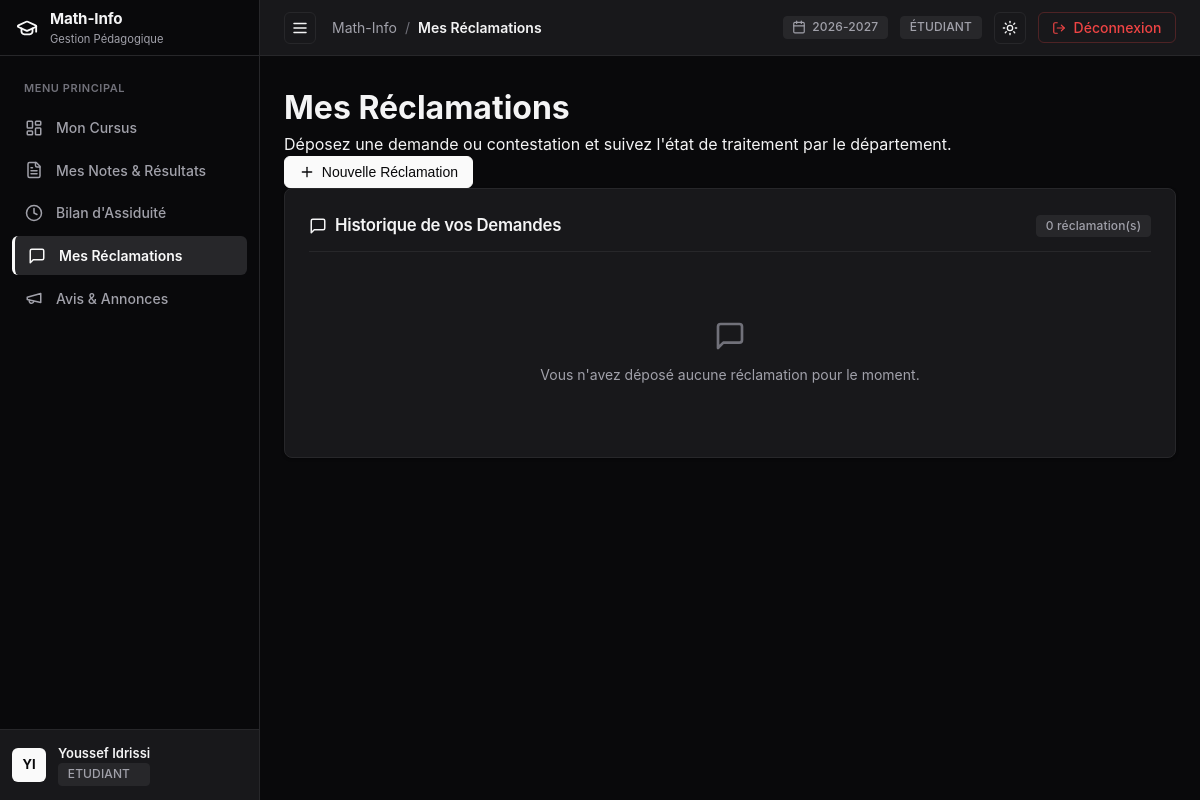
The page /etudiant/reclamations (signed in) on the database as committed earlier.
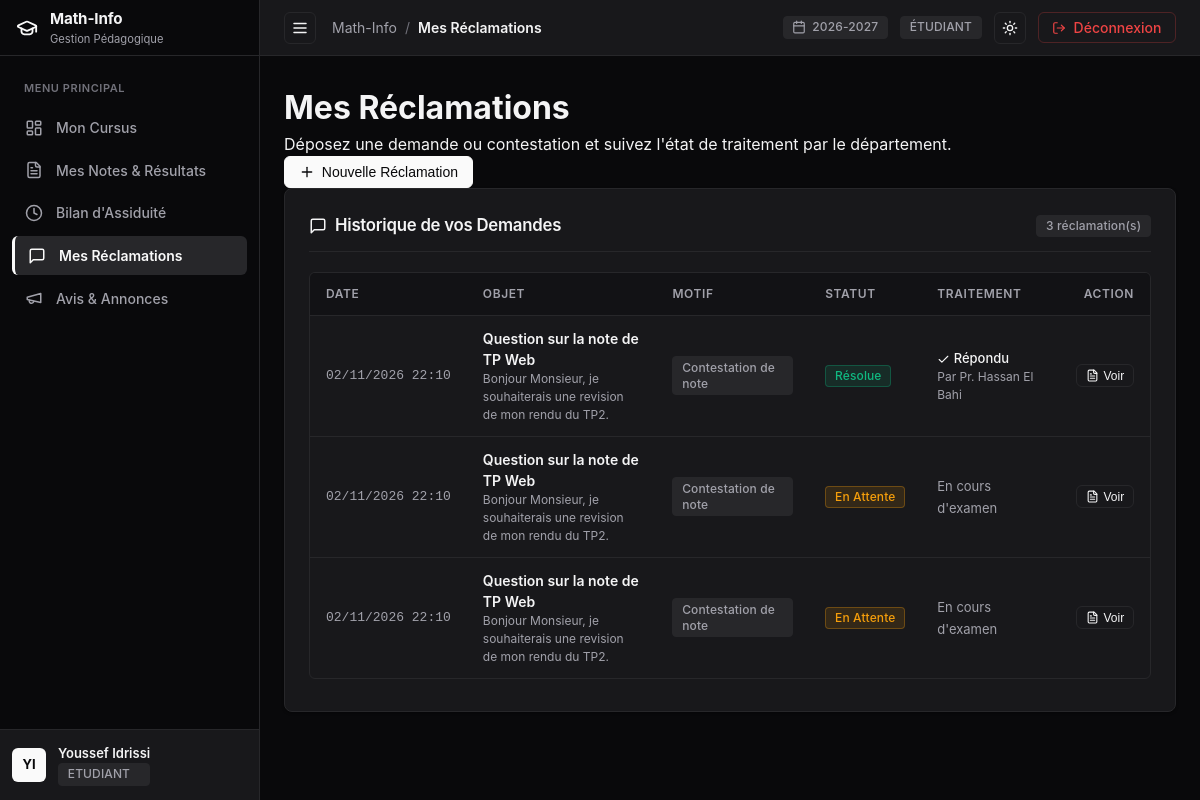
The same page on the database as committed later.
### tables this page shows
CREATE TABLE `reclamations` (
  `idReclamation` int NOT NULL AUTO_INCREMENT,
  `idEtudiant` int NOT NULL,
  `motif` varchar(120) NOT NULL,
  `objet` varchar(180) NOT NULL,
  `message` text NOT NULL,
  `statut` enum('EN_ATTENTE','EN_COURS','RESOLUE','REJETEE') NOT NULL DEFAULT 'EN_ATTENTE',
  `reponse` text,
  `idRepondeur` int DEFAULT NULL,
  `dateCreation` datetime NOT NULL DEFAULT CURRENT_TIMESTAMP,
  `dateReponse` datetime DEFAULT NULL,
  PRIMARY KEY (`idReclamation`),
  KEY `fk_reclamation_etudiant` (`idEtudiant`),
  KEY `fk_reclamation_repondeur` (`idRepondeur`),
  CONSTRAINT `fk_reclamation_etudiant` FOREIGN KEY (`idEtudiant`) REFERENCES `etudiants` (`idUtilisateur`) ON DELETE CASCADE,
  CONSTRAINT `fk_reclamation_repondeur` FOREIGN KEY (`idRepondeur`) REFERENCES `utilisateurs` (`idUtilisateur`) ON DELETE SET NULL
);

CREATE TABLE `utilisateurs` (
  `idUtilisateur` int NOT NULL AUTO_INCREMENT,
  `nom` varchar(100) NOT NULL,
  `prenom` varchar(100) NOT NULL,
  `email` varchar(150) NOT NULL,
  `motDePasse` varchar(255) NOT NULL,
  `role` enum('ADMIN','ENSEIGNANT','ETUDIANT') NOT NULL,
  `dateCreation` timestamp NULL DEFAULT CURRENT_TIMESTAMP,
  PRIMARY KEY (`idUtilisateur`),
  UNIQUE KEY `email` (`email`)
);

### src/Controllers/Controller.php (called while the page is built, shortened)
<?php
abstract class Controller {
    protected function render(string $view, array $data = [], ?string $layout = 'main'): void {
        $viewFile = __DIR__ . '/../Views/' . str_replace('.', '/', $view) . '.php';
        extract($data);
        require $viewFile;
    }
}

### src/Controllers/EtudiantController.php (called while the page is built, shortened)
<?php
class EtudiantController extends Controller {
    public function reclamations(): void {
        $user = Auth::user();
        $reclamations = Reclamation::getByEtudiant($user->getId());
        $this->render('etudiant.reclamations', [
            'title'        => 'Mes Réclamations',
            'user'         => $user,
            'reclamations' => $reclamations,
            'csrfToken'    => Auth::csrfToken(),
            'activeNav'    => 'reclamations',
        ]);
    }
}

### public/index.php (called while the page is built, shortened)
<?php
$router = new Router();
$router->get('/', function () {
    if (Auth::check()) {
        Auth::redirectToDashboard();
    } else {
        header('Location: /login');
        exit;
    }
});
$router->get('/login', [AuthController::class, 'showLogin']);
$router->post('/login', [AuthController::class, 'login']);
$router->get('/logout', [AuthController::class, 'logout']);
$router->post('/logout', [AuthController::class, 'logout']);
$router->get('/admin/dashboard', [AdminController::class, 'dashboard']);
$router->get('/admin/filieres', [AdminController::class, 'filieres']);
$router->post('/admin/filieres/create', [AdminController::class, 'createFiliere']);
$router->post('/admin/filieres/edit', [AdminController::class, 'editFiliere']);
$router->post('/admin/filieres/delete', [AdminController::class, 'deleteFiliere']);
$router->get('/admin/modules', [AdminController::class, 'modules']);
$router->post('/admin/modules/create', [AdminController::class, 'createModule']);
$router->post('/admin/modules/edit', [AdminController::class, 'editModule']);
$router->post('/admin/modules/assign-teacher', [AdminController::class, 'assignTeacher']);
$router->post('/admin/modules/delete', [AdminController::class, 'deleteModule']);
$router->get('/admin/utilisateurs', [AdminController::class, 'utilisateurs']);
$router->post('/admin/utilisateurs/create', [AdminController::class, 'createUser']);
$router->post('/admin/utilisateurs/edit', [AdminController::class, 'editUser']);
$router->post('/admin/utilisateurs/delete', [AdminController::class, 'deleteUser']);
$router->get('/admin/inscriptions', [AdminController::class, 'inscriptions']);
$router->post('/admin/inscriptions/create', [AdminController::class, 'createInscription']);
$router->post('/admin/inscriptions/edit', [AdminController::class, 'editInscription']);
$router->post('/admin/inscriptions/status', [AdminController::class, 'updateInscriptionStatus']);
$router->post('/admin/inscriptions/delete', [AdminController::class, 'deleteInscription']);
$router->get('/admin/annonces', [AdminController::class, 'annonces']);
$router->post('/admin/annonces/create', [AdminController::class, 'createAnnonce']);
$router->post('/admin/annonces/edit', [AdminController::class, 'editAnnonce']);
$router->post('/admin/annonces/delete', [AdminController::class, 'deleteAnnonce']);
$router->get('/admin/audit', [AdminController::class, 'audit']);
$router->get('/admin/reclamations', [AdminController::class, 'reclamations']);
$router->post('/admin/reclamations/repondre', [AdminController::class, 'repondreReclamation']);
$router->get('/enseignant/dashboard', [EnseignantController::class, 'dashboard']);
$router->get('/enseignant/modules', [EnseignantController::class, 'modules']);
$router->get('/enseignant/notes', [EnseignantController::class, 'notesIndex']);
$router->get('/enseignant/seances', [EnseignantController::class, 'seancesIndex']);
$router->get('/enseignant/modules/{id}/etudiants', [EnseignantController::class, 'etudiants']);
$router->get('/enseignant/modules/{id}/notes', [EnseignantController::class, 'notes']);
$router->post('/enseignant/modules/{id}/notes/save', [EnseignantController::class, 'saveNotes']);
$router->get('/enseignant/modules/{id}/seances', [EnseignantController::class, 'seances']);
$router->post('/enseignant/modules/{id}/seances/create', [EnseignantController::class, 'createSeance']);
$router->get('/enseignant/seances/{id}/absences', [EnseignantController::class, 'absences']);
$router->post('/enseignant/seances/{id}/absences/save', [EnseignantController::class, 'saveAbsences']);
$router->get('/enseignant/annonces', [EnseignantController::class, 'annonces']);
$router->post('/enseignant/annonces/create', [EnseignantController::class, 'createAnnonce']);
$router->post('/enseignant/annonces/edit', [EnseignantController::class, 'editAnnonce']);
$router->post('/enseignant/annonces/delete', [EnseignantController::class, 'deleteAnnonce']);
$router->get('/enseignant/modules/{id}/pdf', [EnseignantController::class, 'downloadModulePdf']);
$router->get('/enseignant/reclamations', [EnseignantController::class, 'reclamations']);
$router->post('/enseignant/reclamations/repondre', [EnseignantController::class, 'repondreReclamation']);
$router->get('/etudiant/dashboard', [EtudiantController::class, 'dashboard']);
$router->get('/etudiant/notes', [EtudiantController::class, 'notes']);
$router->get('/etudiant/absences', [EtudiantController::class, 'absences']);
$router->get('/etudiant/annonces', [EtudiantController::class, 'annonces']);
$router->get('/etudiant/releve/pdf', [EtudiantController::class, 'downloadRelevePdf']);
$router->get('/etudiant/reclamations', [EtudiantController::class, 'reclamations']);
$router->post('/etudiant/reclamations/create', [EtudiantController::class, 'createReclamation']);
$router->dispatch();

### src/Models/Reclamation.php (called while the page is built, shortened)
<?php
class Reclamation extends Model {
    public static function getByEtudiant(int $idEtudiant): array {
        $db = self::getDb();
        $stmt = $db->prepare("
            SELECT r.*,
                   u.nom AS repondeur_nom,
                   u.prenom AS repondeur_prenom,
                   u.role AS repondeur_role
            FROM reclamations r
            LEFT JOIN utilisateurs u ON r.idRepondeur = u.idUtilisateur
            WHERE r.idEtudiant = :idEtudiant
            ORDER BY r.dateCreation DESC
        ");
        $stmt->execute([':idEtudiant' => $idEtudiant]);
        return $stmt->fetchAll(PDO::FETCH_ASSOC);
    }
}

### src/Models/Utilisateur.php (called while the page is built, shortened)
<?php
abstract class Utilisateur extends Model {
    public static function findById(int $id): ?self {
        $db = self::getDb();
        $stmt = $db->prepare("SELECT * FROM utilisateurs WHERE idUtilisateur = :id LIMIT 1");
        $stmt->execute(['id' => $id]);
        $row = $stmt->fetch();
        return self::createInstance($row);
    }
    protected static function createInstance(array $row): self {
        $role = $row['role'] ?? '';
        $id = (int)$row['idUtilisateur'];
        $db = self::getDb();
        switch ($role) {
            case 'ETUDIANT':
                $stmt = $db->prepare("SELECT cne, dateNaissance FROM etudiants WHERE idUtilisateur = :id LIMIT 1");
                $stmt->execute(['id' => $id]);
                $etuData = $stmt->fetch() ?: [];
                return new Etudiant(array_merge($row, $etuData));
        }
    }
}

### src/Utils/Auth.php (called while the page is built, shortened)
<?php
class Auth {
    private static ?Utilisateur $currentUser = null;
    public static function id(): ?int {
        return isset($_SESSION['user']['id']) ? (int)$_SESSION['user']['id'] : null;
    }
    public static function user(): ?Utilisateur {
        if (self::$currentUser === null && self::id() !== null) {
            self::$currentUser = Utilisateur::findById(self::id());
        }
        return self::$currentUser;
    }
}

### src/Views/etudiant/reclamations.php (the view, shortened to what the changed rows need)
<div class="content-header">
  <div class="header-titles">
    <h1 class="page-title">Mes Réclamations</h1>
  </div>
</div>
        <?= Icon::get('message-square', 18) ?>
        <?= Icon::get('file-text', 18) ?>
<div class="card">
  <div class="card-header">
    <div style="display: flex; align-items: center; gap: 0.5rem;">
      <?= Icon::get('message-square', 18) ?>
      <span class="card-title">Historique de vos Demandes</span>
    </div>
    <span class="badge badge-neutral"><?= count($reclamations) ?> réclamation(s)</span>
  </div>
  <?php if (empty($reclamations)): ?>
    <div style="text-align: center; padding: 3rem 1rem; color: var(--text-muted); font-size: 0.875rem;">
      <div style="margin-bottom: 0.75rem; color: var(--text-subtle);"><?= Icon::get('message-square', 32) ?></div>
      Vous n'avez déposé aucune réclamation pour le moment.
    </div>
  <?php else: ?>
    <div class="table-wrapper">
      <table>
        <thead>
          <tr>
            <th>Date</th>
            <th>Objet</th>
            <th>Motif</th>
            <th>Statut</th>
            <th>Traitement</th>
            <th style="text-align: right;">Action</th>
          </tr>
        </thead>
        <tbody>
          <?php foreach ($reclamations as $rec): ?>
            <tr>
              <td style="font-family: ui-monospace, monospace; font-size: 0.8125rem; color: var(--text-muted); white-space: nowrap;">
                <?= date('d/m/Y H:i', strtotime($rec['dateCreation'])) ?>
              </td>
              <td style="max-width: 280px;">
                <span style="font-weight: 600; color: var(--text-main); display: block; word-break: break-word;">
                  <?= htmlspecialchars($rec['objet']) ?>
                </span>
                <span style="font-size: 0.75rem; color: var(--text-muted); display: block; word-break: break-word;">
                  <?= htmlspecialchars($rec['message']) ?>
                </span>
              </td>
              <td>
                <span class="badge badge-neutral" style="font-size: 0.75rem; white-space: normal; line-height: 1.3;">
                  <?= htmlspecialchars($rec['motif']) ?>
                </span>
              </td>
              <td>
                <?php if ($rec['statut'] === 'EN_ATTENTE'): ?>
                  <span class="badge badge-warning">En Attente</span>
                <?php elseif ($rec['statut'] === 'EN_COURS'): ?>
                  <span class="badge badge-info">En Cours</span>
                <?php elseif ($rec['statut'] === 'RESOLUE'): ?>
                  <span class="badge badge-success">Résolue</span>
                <?php elseif ($rec['statut'] === 'REJETEE'): ?>
                  <span class="badge badge-danger">Rejetée</span>
                <?php endif; ?>
              </td>
              <td style="max-width: 220px;">
                <?php if (!empty($rec['reponse'])): ?>
                  <span style="font-size: 0.8125rem; color: var(--color-success); font-weight: 500;">
                    <?= Icon::get('check', 13) ?> Répondu
                  </span>
                  <div style="font-size: 0.75rem; color: var(--text-muted);">
                    Par Pr. <?= htmlspecialchars($rec['repondeur_prenom'] . ' ' . $rec['repondeur_nom']) ?>
                  </div>
                <?php else: ?>
                  <span style="font-size: 0.8125rem; color: var(--text-muted);">En cours d'examen</span>
                <?php endif; ?>
              </td>
              <td style="text-align: right; white-space: nowrap;">
                <button type="button"
                        class="btn btn-outline btn-sm"
                        onclick="showReclamationDetails(<?= htmlspecialchars(json_encode($rec), ENT_QUOTES, 'UTF-8') ?>)">
                  <?= Icon::get('file-text', 13) ?>
                  <span>Voir</span>
                </button>
              </td>
            </tr>
          <?php endforeach; ?>
        </tbody>
      </table>
    </div>
  <?php endif; ?>
</div>

### src/Utils/Icon.php (shortened to what the changed rows need)
<?php
class Icon {
    public static function get(string $name, int $size = 16, string $extraClass = ''): string {
        $classAttr = 'lucide-icon' . ($extraClass !== '' ? ' ' . $extraClass : '');
        $svgAttrs = sprintf(
            'xmlns="http://www.w3.org/2000/svg" width="%d" height="%d" viewBox="0 0 24 24" fill="none" stroke="currentColor" stroke-width="2" stroke-linecap="round" stroke-linejoin="round" class="%s"',
            $size,
            $size,
            htmlspecialchars($classAttr)
        );
        switch ($name) {
            case 'graduation-cap':
                return "<svg {$svgAttrs}><path d=\"M21.42 10.922a1 1 0 0 0-.019-1.838L12.83 5.18a2 2 0 0 0-1.66 0L2.6 9.08a1 1 0 0 0 0 1.832l8.57 3.908a2 2 0 0 0 1.66 0z\"/><path d=\"M22 10v6\"/><path d=\"M6 12.5V16a6 3 0 0 0 12 0v-3.5\"/></svg>";
            case 'layout-dashboard':
                return "<svg {$svgAttrs}><rect width=\"7\" height=\"9\" x=\"3\" y=\"3\" rx=\"1\"/><rect width=\"7\" height=\"5\" x=\"14\" y=\"3\" rx=\"1\"/><rect width=\"7\" height=\"9\" x=\"14\" y=\"12\" rx=\"1\"/><rect width=\"7\" height=\"5\" x=\"3\" y=\"16\" rx=\"1\"/></svg>";
            case 'file-text':
                return "<svg {$svgAttrs}><path d=\"M15 2H6a2 2 0 0 0-2 2v16a2 2 0 0 0 2 2h12a2 2 0 0 0 2-2V7Z\"/><path d=\"M14 2v4a2 2 0 0 0 2 2h4\"/><path d=\"M10 9H8\"/><path d=\"M16 13H8\"/><path d=\"M16 17H8\"/></svg>";
            case 'clock':
                return "<svg {$svgAttrs}><circle cx=\"12\" cy=\"12\" r=\"10\"/><polyline points=\"12 6 12 12 16 14\"/></svg>";
            case 'megaphone':
                return "<svg {$svgAttrs}><path d=\"m3 11 18-5v12L3 14v-3z\"/><path d=\"M11.6 16.8a3 3 0 1 1-5.8-1.6\"/></svg>";
            case 'calendar':
                return "<svg {$svgAttrs}><path d=\"M8 2v4\"/><path d=\"M16 2v4\"/><rect width=\"18\" height=\"18\" x=\"3\" y=\"4\" rx=\"2\"/><path d=\"M3 10h18\"/></svg>";
            case 'sun':
                return "<svg {$svgAttrs}><circle cx=\"12\" cy=\"12\" r=\"4\"/><path d=\"M12 2v2\"/><path d=\"M12 20v2\"/><path d=\"m4.93 4.93 1.41 1.41\"/><path d=\"m17.66 17.66 1.41 1.41\"/><path d=\"M2 12h2\"/><path d=\"M20 12h2\"/><path d=\"m6.34 17.66-1.41 1.41\"/><path d=\"m19.07 4.93-1.41 1.41\"/></svg>";
            case 'log-out':
                return "<svg {$svgAttrs}><path d=\"M9 21H5a2 2 0 0 1-2-2V5a2 2 0 0 1 2-2h4\"/><polyline points=\"16 17 21 12 16 7\"/><line x1=\"21\" x2=\"9\" y1=\"12\" y2=\"12\"/></svg>";
            case 'plus':
                return "<svg {$svgAttrs}><path d=\"M5 12h14\"/><path d=\"M12 5v14\"/></svg>";
            case 'check':
                return "<svg {$svgAttrs}><polyline points=\"20 6 9 17 4 12\"/></svg>";
            case 'x':
                return "<svg {$svgAttrs}><path d=\"M18 6 6 18\"/><path d=\"m6 6 12 12\"/></svg>";
            case 'menu':
                return "<svg {$svgAttrs}><line x1=\"4\" x2=\"20\" y1=\"12\" y2=\"12\"/><line x1=\"4\" x2=\"20\" y1=\"6\" y2=\"6\"/><line x1=\"4\" x2=\"20\" y1=\"18\" y2=\"18\"/></svg>";
            case 'message-square':
                return "<svg {$svgAttrs}><path d=\"M21 15a2 2 0 0 1-2 2H7l-4 4V5a2 2 0 0 1 2-2h14a2 2 0 0 1 2 2z\"/></svg>";
        }
    }
}

Rows that differ between the two databases and show on the page:
added reclamations: dateCreation "02/11/2026 22:10", objet "Question sur la note de TP Web", message "Bonjour Monsieur, je souhaiterais une revision de mon rendu du TP2.", motif "Contestation de note", statut "Résolue", idRepondeur.nom "Hassan El Bahi"
added reclamations: dateCreation "02/11/2026 22:10", objet "Question sur la note de TP Web", message "Bonjour Monsieur, je souhaiterais une revision de mon rendu du TP2.", motif "Contestation de note", statut "En Attente", shows "En cours d'examen"
added reclamations: dateCreation "02/11/2026 22:10", objet "Question sur la note de TP Web", message "Bonjour Monsieur, je souhaiterais une revision de mon rendu du TP2.", motif "Contestation de note", statut "En Attente", shows "En cours d'examen"
Other text that changed with them:
count($reclamations): "0" → "3"
text no longer shown: "Vous n'avez déposé aucune réclamation pour le moment."
text now shown: "DATE OBJET MOTIF STATUT TRAITEMENT ACTION"
